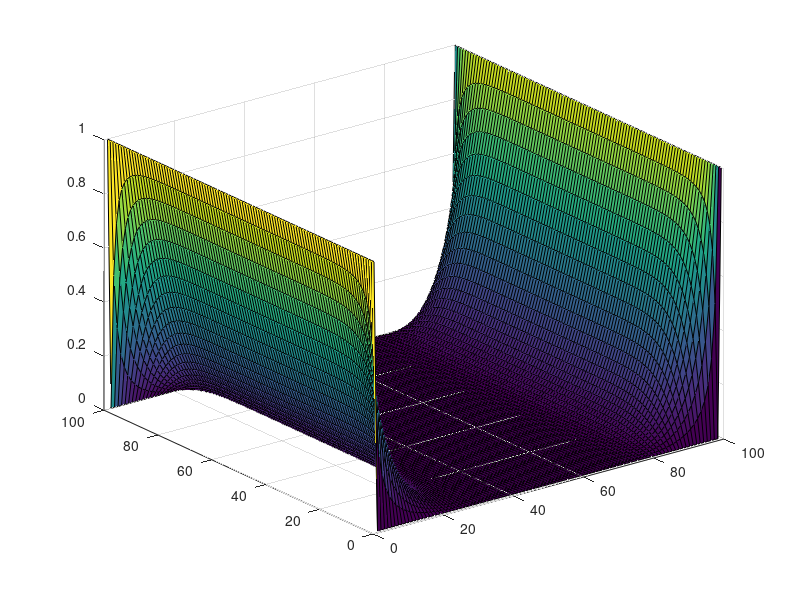
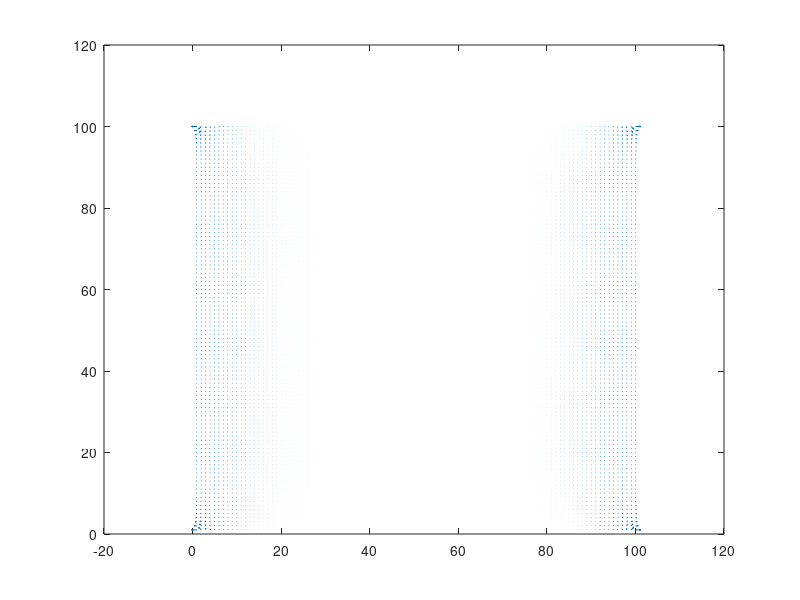
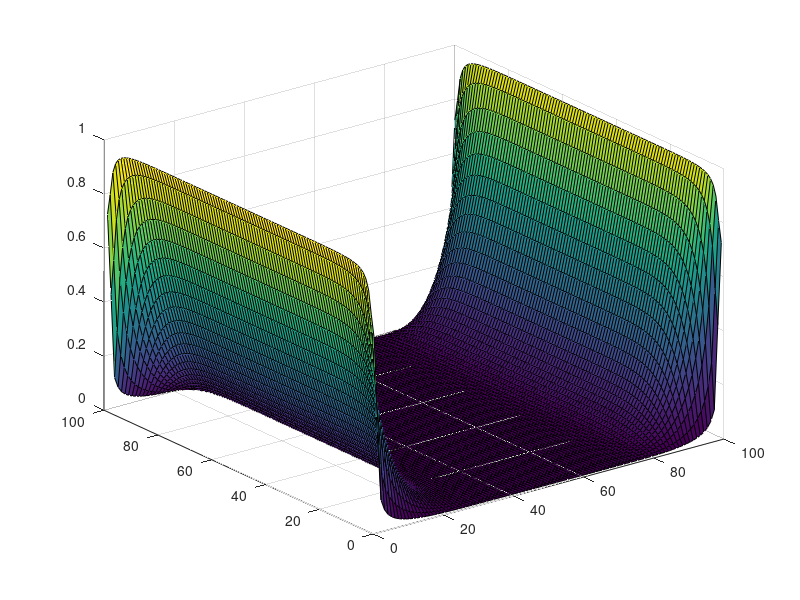

The MATLAB script that drew these images, in order:
%PA 4
%Khaled AbouShaban 101042658

set(0,'DefaultFigureWindowStyle','docked')
%matrix rows
ny = 100;
%matrix columns
nx = 100;
%the max number of iterations
ni = 100;
%initialization
V = zeros(nx,ny);
%Top boundary
V(1,:) = 0;
%buttom boundary
V(ny,:) = 0;
%left boundary
V(:,1) = 1;
%right boundary
V(:,nx) = 1;

SideToZero = 1;
for k = 1:ni
    for i = 2:nx-1
        for j = 2:ny-1
            V(i,j) = (V(i+1,j)+V(i-1,j)+V(i,j+1)+V(i,j-1))/4;
        end
        
    end
end

figure(1)
surf(V)

figure (2)
[Ex, Ey] = gradient(V);
quiver(Ex, Ey)


figure(3)
surf(imboxfilt(V,3))

pause(0.1)